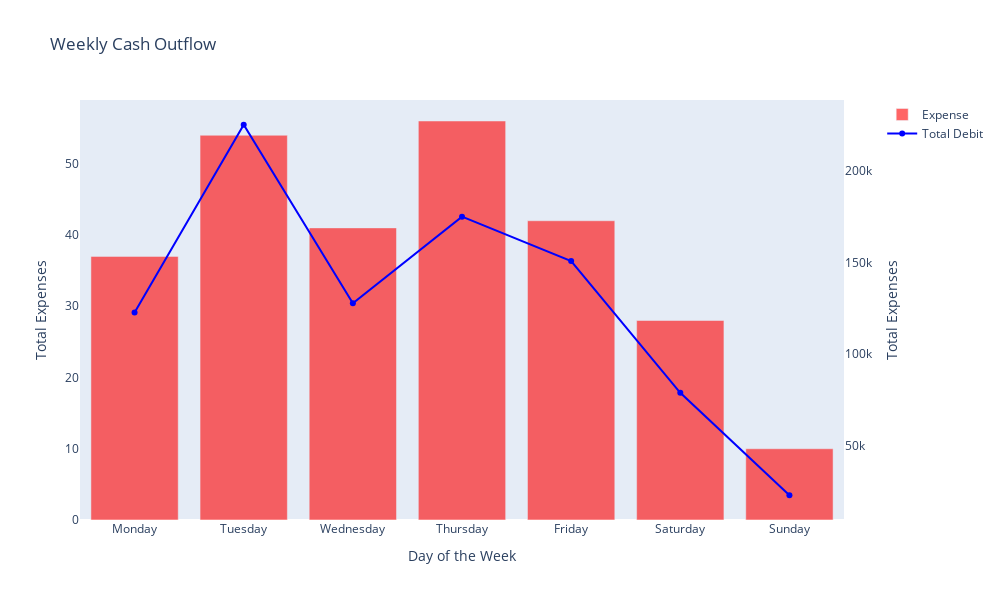

The cell this chart's notebook holds for it:
### Code cell
# exploring the total credit per weekday


weekday_inflow = df.groupby('Value Day')['total_debit'].sum().reindex(
    ['Monday', 'Tuesday', 'Wednesday', 'Thursday', 'Friday', 'Saturday', 'Sunday']
)

fig = go.Figure()

fig.add_trace(
    go.Bar(
        x=weekday_value.index,
        y=weekday_value.values,
        name='Expense',
        marker_color='red',
        opacity=0.6,
        yaxis='y1'
    )
)

fig.add_trace(
    go.Scatter(
        x=weekday_inflow.index,
        y=weekday_inflow.values,
        name='Total Debit',
        mode='lines+markers',
        marker=dict(color='blue'),
        line=dict(color='blue'),
        yaxis='y2'
    )
)

fig.update_layout(
    title='Weekly Cash Outflow',
    xaxis=dict(
        title='Day of the Week',
        categoryorder ='array',
        categoryarray=['Monday', 'Tuesday', 'Wednesday', 'Thursday', 'Friday', 'Saturday', 'Sunday']
    ),
    yaxis=dict(
        title='Total Expenses',
        showgrid=False,
        side='left',
    ),
    yaxis2=dict(
        title='Total Expenses',
        overlaying='y',
        side='right',
        showgrid=False
    ), 
    legend=dict(
        x=1.05,
        y=1,
        orientation='v',
        xanchor='left'
    ),
    height=600,
    width=1000
)


fig.show()

### Figure 1 — Plotly figure (JSON) as saved in the notebook; plotly's stock layout.template omitted (floating-point values rounded to 4 significant figures)
{"data": [{"marker": {"color": "red"}, "name": "Expense", "opacity": 0.6, "type": "bar", "x": ["Monday", "Tuesday", "Wednesday", "Thursday", "Friday", "Saturday", "Sunday"], "y": [37, 54, 41, 56, 42, 28, 10], "yaxis": "y"}, {"line": {"color": "blue"}, "marker": {"color": "blue"}, "mode": "lines+markers", "name": "Total Debit", "type": "scatter", "x": ["Monday", "Tuesday", "Wednesday", "Thursday", "Friday", "Saturday", "Sunday"], "y": [122735, 225000, 127752, 174900, 150700.0, 78901, 23100], "yaxis": "y2"}], "layout": {"height": 600, "legend": {"orientation": "v", "x": 1.05, "xanchor": "left", "y": 1}, "title": {"text": "Weekly Cash Outflow"}, "width": 1000, "xaxis": {"categoryarray": ["Monday", "Tuesday", "Wednesday", "Thursday", "Friday", "Saturday", "Sunday"], "categoryorder": "array", "title": {"text": "Day of the Week"}}, "yaxis": {"showgrid": false, "side": "left", "title": {"text": "Total Expenses"}}, "yaxis2": {"overlaying": "y", "showgrid": false, "side": "right", "title": {"text": "Total Expenses"}}}}
